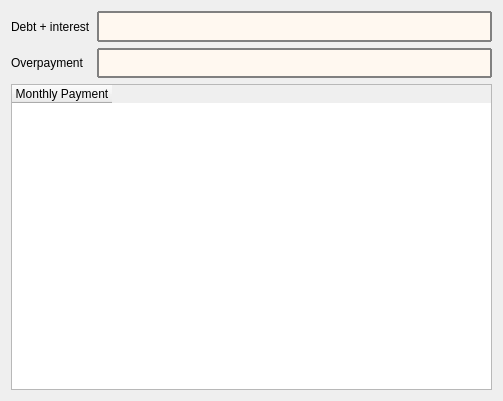
<?xml version="1.0" encoding="UTF-8"?>
<ui version="4.0">
 <class>Credit_dif</class>
 <widget class="QDialog" name="Credit_dif">
  <property name="geometry">
   <rect>
    <x>0</x>
    <y>0</y>
    <width>503</width>
    <height>401</height>
   </rect>
  </property>
  <property name="windowTitle">
   <string>Credit_differentied</string>
  </property>
  <layout class="QGridLayout" name="gridLayout" rowstretch="1,1,10" columnstretch="0,1">
   <item row="0" column="0">
    <widget class="QLabel" name="label_3">
     <property name="text">
      <string>Debt + interest</string>
     </property>
    </widget>
   </item>
   <item row="0" column="1">
    <widget class="QLineEdit" name="lineEdit_sum">
     <property name="sizePolicy">
      <sizepolicy hsizetype="Expanding" vsizetype="Expanding">
       <horstretch>0</horstretch>
       <verstretch>0</verstretch>
      </sizepolicy>
     </property>
     <property name="minimumSize">
      <size>
       <width>70</width>
       <height>20</height>
      </size>
     </property>
     <property name="sizeIncrement">
      <size>
       <width>0</width>
       <height>0</height>
      </size>
     </property>
     <property name="styleSheet">
      <string notr="true">QLineEdit {
    border: 2px solid gray;
    border-radius: 1px;
    padding: 0 8px;
    background: #FFF8F0;
    selection-background-color: darkgray;
}</string>
     </property>
     <property name="text">
      <string/>
     </property>
     <property name="readOnly">
      <bool>true</bool>
     </property>
    </widget>
   </item>
   <item row="1" column="0">
    <widget class="QLabel" name="label">
     <property name="text">
      <string>Overpayment</string>
     </property>
    </widget>
   </item>
   <item row="1" column="1">
    <widget class="QLineEdit" name="lineEdit_over_pay">
     <property name="sizePolicy">
      <sizepolicy hsizetype="Expanding" vsizetype="Expanding">
       <horstretch>0</horstretch>
       <verstretch>0</verstretch>
      </sizepolicy>
     </property>
     <property name="minimumSize">
      <size>
       <width>70</width>
       <height>20</height>
      </size>
     </property>
     <property name="sizeIncrement">
      <size>
       <width>0</width>
       <height>0</height>
      </size>
     </property>
     <property name="styleSheet">
      <string notr="true">QLineEdit {
    border: 2px solid gray;
    border-radius: 1px;
    padding: 0 8px;
    background: #FFF8F0;
    selection-background-color: darkgray;
}</string>
     </property>
     <property name="readOnly">
      <bool>true</bool>
     </property>
    </widget>
   </item>
   <item row="2" column="0" colspan="2">
    <widget class="QTableWidget" name="tableWidget">
     <property name="minimumSize">
      <size>
       <width>400</width>
       <height>250</height>
      </size>
     </property>
     <column>
      <property name="text">
       <string>Monthly Payment</string>
      </property>
     </column>
    </widget>
   </item>
  </layout>
 </widget>
 <resources/>
 <connections/>
</ui>
